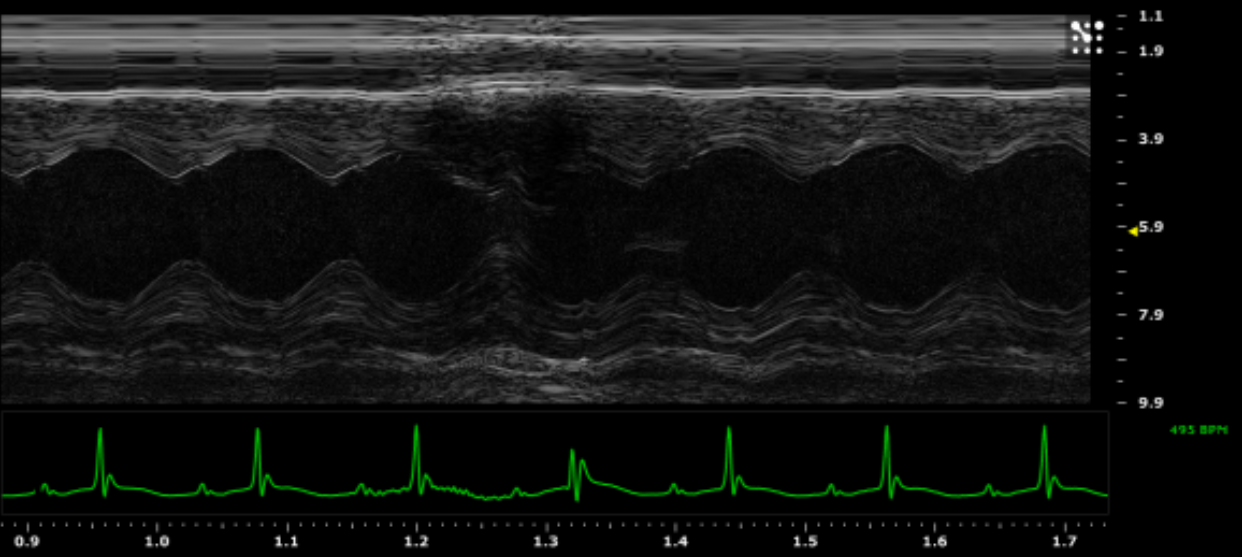
#> input picture sample1.png, 1242 x 557 px
$ python script12.py
#> lines starting #> are read from the running program, lines starting #| are printed output that depends on the picture; after the words box and inside, x2 and y2 are one past the last pixel; in counts of white or black regions, pixels touching at a corner belong together
### functions.py
import cv2 as cv
import numpy as np
from copy import deepcopy
from funcions2 import calcular_valors
def printimg(nom,img):

    cv.imshow(nom,img)
    cv.waitKey(0)
    cv.destroyAllWindows()


# [424 lines left out: functions printimg2, omplirdesderalla, nomesralla, checkifnext, checkifline, findxup and 16 more, not called in this run]

### script12.py
import cv2 as cv
from functions import parets_1_4
from functions import printimg
from functions import printimg2
from functions import nbits
import sys
from functions import printimg


img = cv.imread(cv.samples.findFile("sample1.png"))
#> img is the input picture: shape (557, 1242, 3); mean B, G, R 21.4, 22.8, 21.4
imgb = cv.cvtColor(img,cv.COLOR_RGB2GRAY)
imgb = cv.blur(imgb, (15,15))
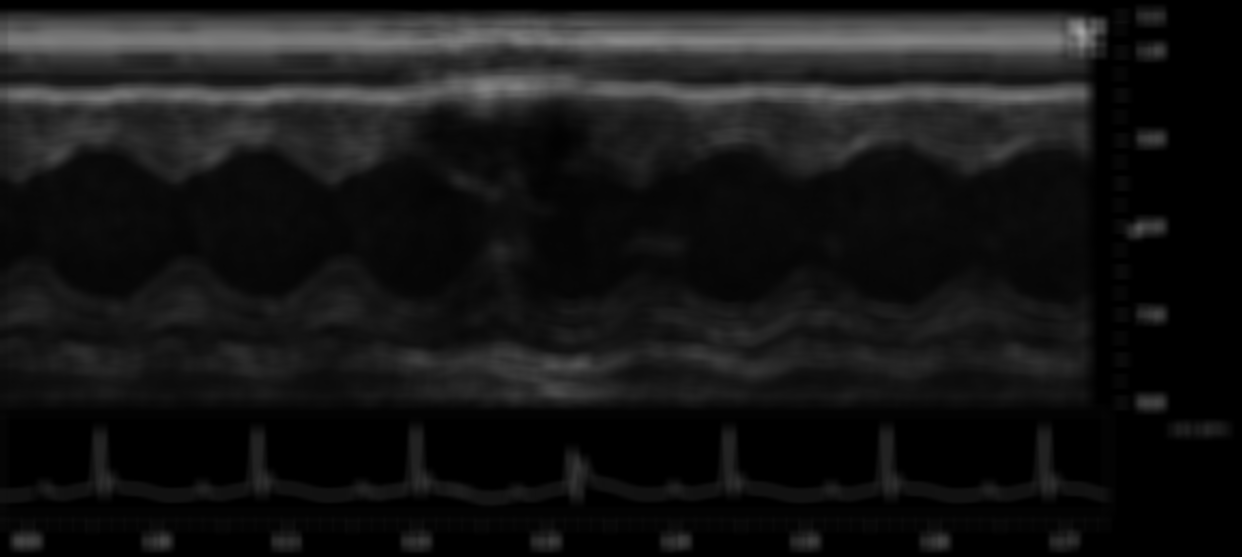
#> imgb: shape (557, 1242); min 0, max 163, mean 22.2

x = int(len(img)*0.80)
#> x = 445

for  y in range(100):
    imgb[y][100] = 255
#> imgb: shape (557, 1242); 0.01% of pixels changed, all inside (x1, y1, x2, y2) = (100, 0, 101, 100)

for  y in range(100):
    imgb[y][415] = 255
#> imgb: shape (557, 1242); min 0, max 255, mean 22.3
printimg("a", imgb)

print(len(img), len(img[0]))
#| 557 1242

$ run again, with sample2.png copied over sample1.png
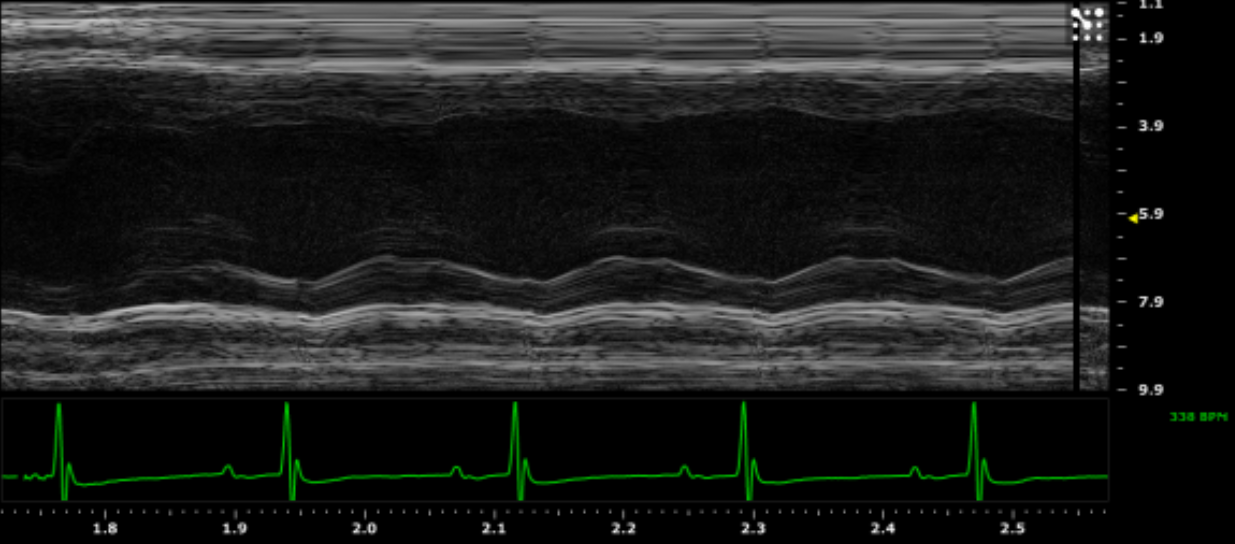
#> input picture sample2.png, 1235 x 544 px
#> img is the input picture: shape (544, 1235, 3); mean B, G, R 29.7, 31.2, 29.7
#> `imgb = cv.blur(imgb, (15,15))`:
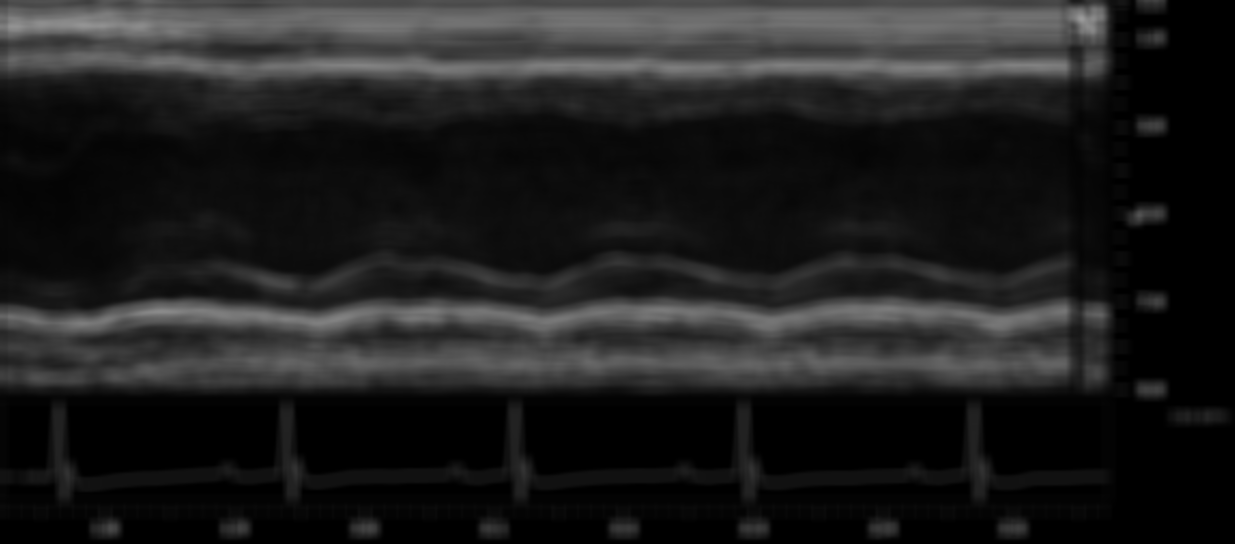
#> imgb: shape (544, 1235); min 0, max 155, mean 30.6
#> x = 435
#| 544 1235

$ run again, with screen1.png copied over sample1.png
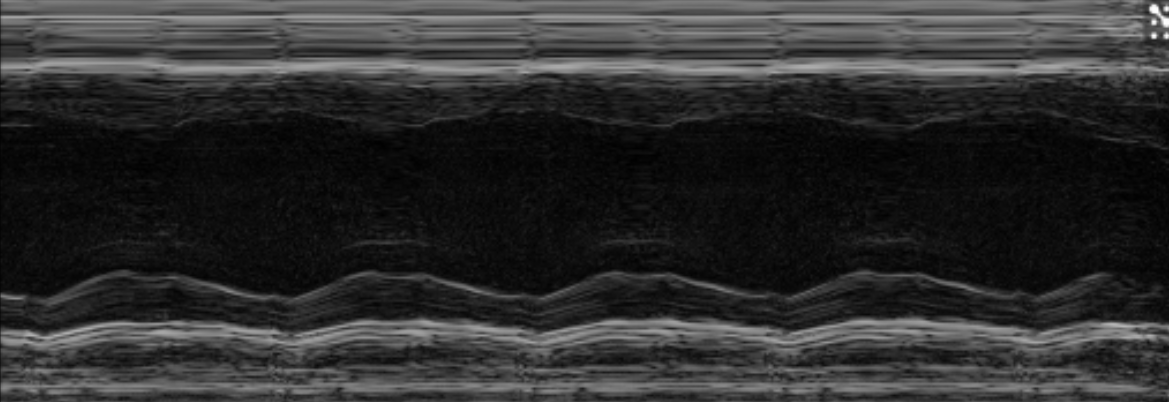
#> input picture screen1.png, 1169 x 402 px
#> img is the input picture: shape (402, 1169, 3); min 0, max 253, mean 46.3
#> `imgb = cv.blur(imgb, (15,15))`:
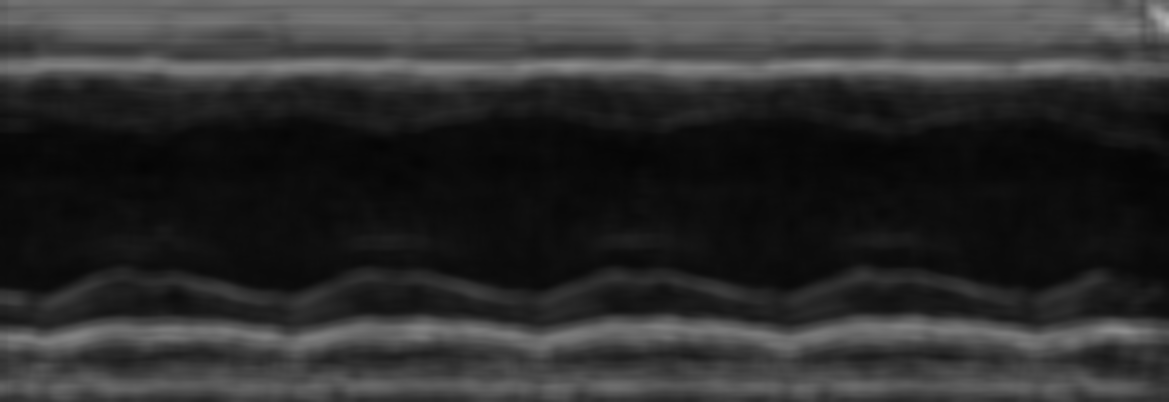
#> imgb: shape (402, 1169); min 5, max 178, mean 46.3
#> x = 321
#| 402 1169

$ run again, with screen2.png copied over sample1.png
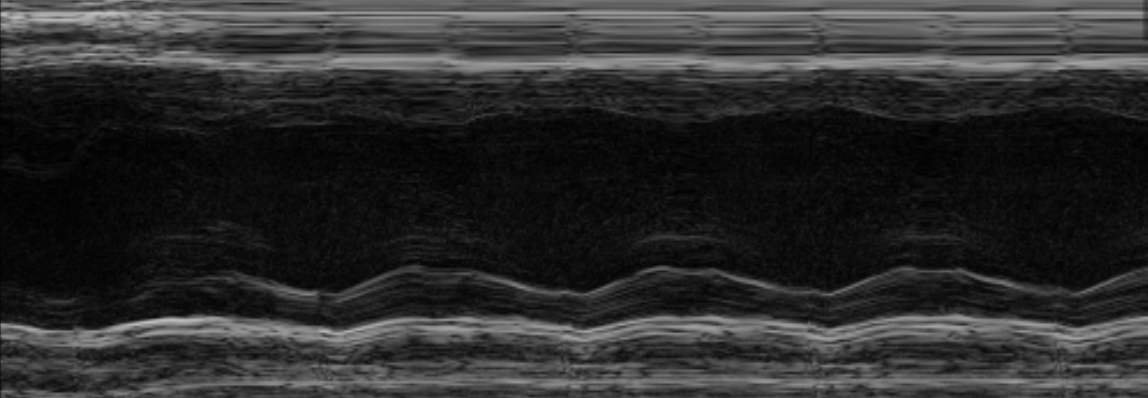
#> input picture screen2.png, 1148 x 398 px
#> img is the input picture: shape (398, 1148, 3); min 0, max 195, mean 44.4
#> `imgb = cv.blur(imgb, (15,15))`:
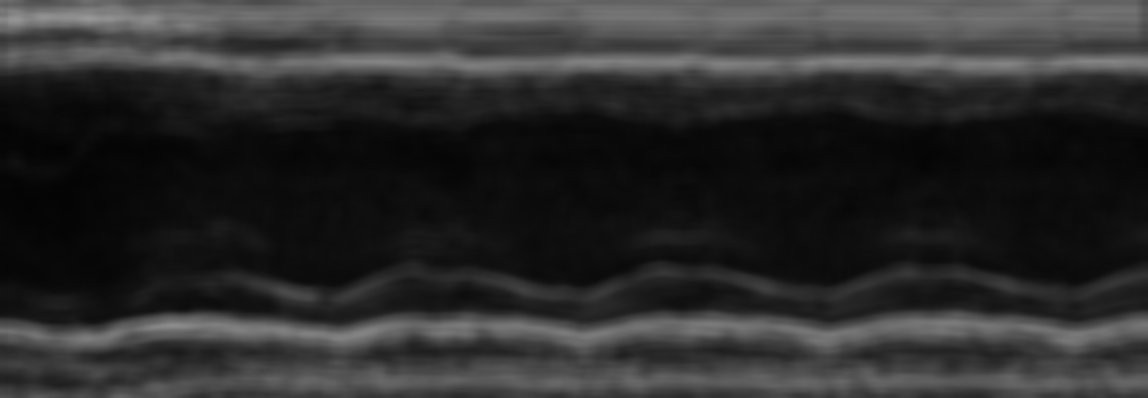
#> imgb: shape (398, 1148); min 4, max 153, mean 44.4
#> x = 318
#| 398 1148
